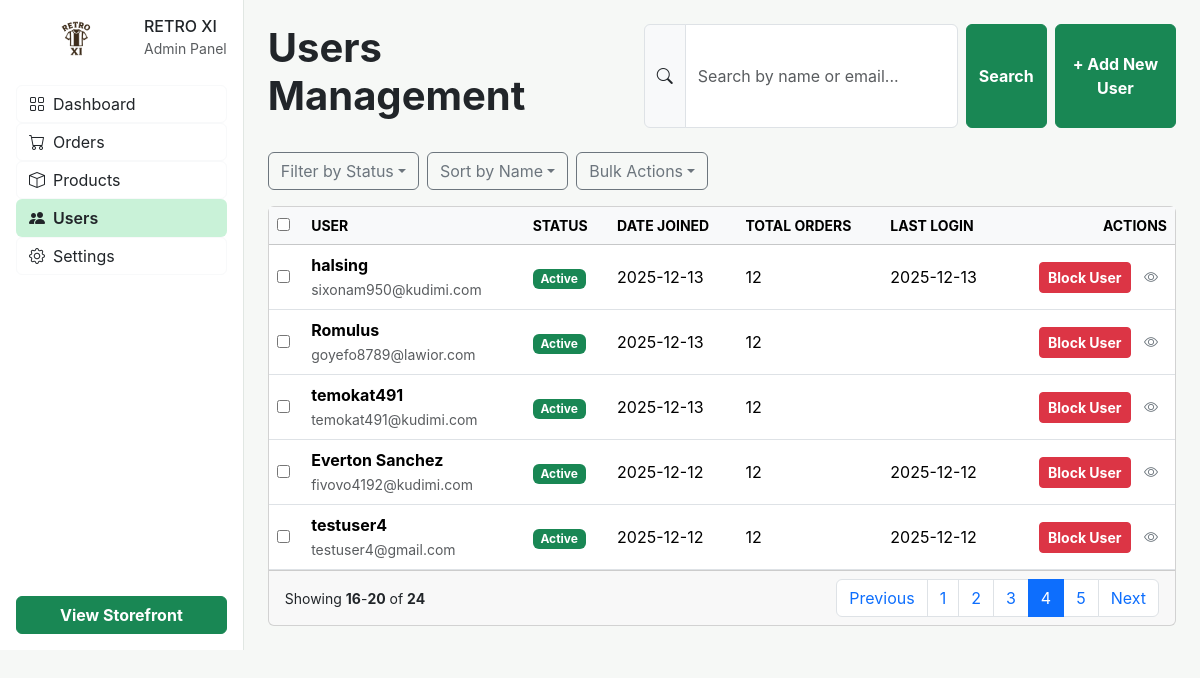
The page /secret-admin-panel-1729/users/?page=4&search= (signed in) on the database its author committed.
### user/models.py (models this page shows)
class Customer(AbstractUser):
    email=models.EmailField(unique=True)
    is_blocked=models.BooleanField(default=False)

### adminpanel/views.py (the view)
# urls.py: path('users/',user_list,name='user_list'),
@login_required(login_url='my_login')
@never_cache
def user_list(request):
    if not request.user.is_superuser:
        return redirect('my_login')
    search_query=request.GET.get('search','')
    users=Customer.objects.filter(is_superuser=False).order_by('-id')
    if search_query:
        users=users.filter(Q(email__icontains=search_query)|Q(first_name__icontains=search_query))
    paginator=Paginator(users,5)
    page=request.GET.get('page')
    users_page=paginator.get_page(page)
    return render(request,'admin/user_list.html',{'users':users_page,'search_query':search_query})

### templates/admin/user_list.html (shortened to what this page needs)
{%load static%}
<!DOCTYPE html>
<html lang="en" class="light">
<head>
<link href="https://cdn.jsdelivr.net/npm/bootstrap@5.3.2/dist/css/bootstrap.min.css" rel="stylesheet">
<link href="https://cdn.jsdelivr.net/npm/bootstrap-icons@1.11.1/font/bootstrap-icons.css" rel="stylesheet">
</head>
<body class="text-dark">
<div class="d-flex h-100">
<aside class="bg-white d-flex flex-column justify-content-between p-3">
    <div>
        <div class="d-flex align-items-center gap-2 mb-4">
            <img
  src="{% static 'images/retroxi.png' %}"
  width="45px"
  height="45px"
  alt="Retroxi"
  style="display: block; margin: 0 auto;"
>
            <div>
                <h6 class="mb-0">RETRO XI</h6>
                <small class="text-muted">Admin Panel</small>
            </div>
        </div>
        <ul class="list-unstyled">
            <li><a href="#" class="d-flex align-items-center gap-2 btn btn-outline-light w-100 text-dark"><i class="bi bi-grid"></i> Dashboard</a></li>
            <li><a href="#" class="d-flex align-items-center gap-2 btn btn-outline-light w-100 text-dark"><i class="bi bi-cart"></i> Orders</a></li>
            <li><a href="#" class="d-flex align-items-center gap-2 btn btn-outline-light w-100 text-dark"><i class="bi bi-box"></i> Products</a></li>
            <li><a href="#" class="d-flex align-items-center gap-2 btn sidebar-active w-100 text-dark"><i class="bi bi-people-fill"></i> Users</a></li>
            <li><a href="#" class="d-flex align-items-center gap-2 btn btn-outline-light w-100 text-dark"><i class="bi bi-gear"></i> Settings</a></li>
        </ul>
    </div>
    <button class="btn btn-success w-100 fw-bold">View Storefront</button>
</aside>
<main class="p-4 flex-grow-1 overflow-auto">
    <div class="d-flex flex-column flex-md-row justify-content-between mb-4 gap-3">
        <h1 class="fw-bolder">Users Management</h1>
        <div class="d-flex gap-2">
            <form method="get" class="d-flex gap-2 w-100">
            <div class="input-group w-100">
                <span class="input-group-text"><i class="bi bi-search"></i></span>
                <input class="form-control" type="text" placeholder="Search by name or email..." name="search" value="{{search_query}}">
            </div>
            <button class="btn btn-success fw-bold" type="submit">Search</button>
            </form>
            <button class="btn btn-success fw-bold">+ Add New User</button>
        </div>
    </div>
    <div class="d-flex gap-2 flex-wrap mb-3">
        <button class="btn btn-outline-secondary dropdown-toggle">Filter by Status</button>
        <button class="btn btn-outline-secondary dropdown-toggle">Sort by Name</button>
        <button class="btn btn-outline-secondary dropdown-toggle">Bulk Actions</button>
    </div>
    <div class="card">
        <div class="table-responsive">
            <table class="table align-middle table-hover mb-0">
                <thead class="table-light text-uppercase small">
                    <tr>
                        <th><input type="checkbox" /></th>
                        <th>User</th>
                        <th>Status</th>
                        <th>Date Joined</th>
                        <th>Total Orders</th>
                        <th>Last Login</th>
                        <th class="text-end">Actions</th>
                    </tr>
                </thead>
                <tbody>
                    {%for user in users%}
                    <tr>
                        <td><input type="checkbox" /></td>
                        <td>
                            <strong>{{user.first_name|default:'N/A'}}</strong><br>
                            <small class="text-muted">{{user.email}}</small>
                        </td>
                        <td>
                            {%if user.is_active%}
                            <span class="badge bg-success">Active</span>
                            {%else%}
                            <span class="badge bg-secondary">Inactive</span>
                            {%endif%}
                        </td>
                        <td>{{user.date_joined|date:'Y-m-d'}}</td>
                        <td>12</td>
                        <td>{{user.last_login|date:'Y-m-d'}}</td>
                        <td class="text-end">
                            {%if user.is_blocked%}
                            <button onclick="unblockUser({{user.id}})" class="btn btn-sm btn-success fw-bold">
                                Unblock User
                            </button>
                            {%else%}
                            <button onclick="blockUser({{user.id}})" class="btn btn-sm btn-danger fw-bold">
                                Block User
                            </button>
                            {%endif%}
                            <button class="btn btn-sm text-secondary">
        <i class="bi bi-eye"></i>
    </button>
                        </td>
                    </tr>
                    {%empty%}
                    <tr>
                        <td class="text-center text-muted py-3" colspan="7">
                            NO USERS FOUND
                        </td>
                    </tr>
                    {%endfor%}
                </tbody>
            </table>
        </div>
        <div class="card-footer d-flex justify-content-between align-items-center">
            <span class="small">Showing <strong>{{users.start_index}}</strong>-<strong>{{users.end_index}}</strong> of <strong>{{users.paginator.count}}</strong></span>
            <nav>
                <ul class="pagination mb-0">
                    {%if users.has_previous%}
                    <li class="page-item"><a class="page-link" href="?page={{users.previous_page_number}}&search={{search_query}}">Previous</a></li>
                    {%endif%}
                    {%for num in users.paginator.page_range%}
                        {%if users.number == num%}
                            <li class="page-item active">
                                <span class="page-link">{{num}}</span>
                            </li>
                        {%else%}
                            <li class="page-item">
                                <a class="page-link" href="?page={{num}}&search={{search_query}}">
                                    {{num}}
                                </a>
                            </li>
                        {%endif%}
                    {%endfor%}
                    {%if users.has_next%}
                    <li class="page-item"><a class="page-link" href="?page={{users.next_page_number}}&search={{search_query}}">Next</a></li>
                    {%endif%}
                </ul>
            </nav>
        </div>
    </div>
</main>
</div>
</body>
</html>

### templates/admin/user_list.html (style rules this page uses)
body { font-family: 'Inter', sans-serif; background-color: #f6f8f6; }
aside { width: 256px; border-right: 1px solid #e1e7e3; }
.sidebar-active { background-color: #52d6814f !important; font-weight: 600; }

### rows shown on the page
Customer: first_name "halsing", email "sixonam950@kudimi.com", is_active "Active", date_joined "2025-12-13", last_login "2025-12-13"
Customer: first_name "Romulus", email "goyefo8789@lawior.com", is_active "Active", date_joined "2025-12-13"
Customer: first_name "temokat491", email "temokat491@kudimi.com", is_active "Active", date_joined "2025-12-13"
Customer: first_name "Everton Sanchez", email "fivovo4192@kudimi.com", is_active "Active", date_joined "2025-12-12", last_login "2025-12-12"
Customer: first_name "testuser4", email "testuser4@gmail.com", is_active "Active", date_joined "2025-12-12", last_login "2025-12-12"

### other values the page prints
{{ users.start_index }} "16"
{{ users.end_index }} "20"
{{ users.paginator.count }} "24"
{{ num }} "1" "2" "3" "5"
{{ num }} "4"
